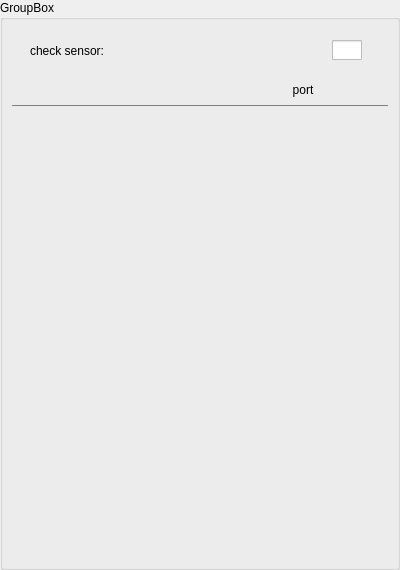
<?xml version="1.0" encoding="UTF-8"?>
<ui version="4.0">
 <class>SensorsForm</class>
 <widget class="QWidget" name="SensorsForm">
  <property name="geometry">
   <rect>
    <x>0</x>
    <y>0</y>
    <width>400</width>
    <height>570</height>
   </rect>
  </property>
  <property name="sizePolicy">
   <sizepolicy hsizetype="Preferred" vsizetype="Preferred">
    <horstretch>0</horstretch>
    <verstretch>0</verstretch>
   </sizepolicy>
  </property>
  <property name="minimumSize">
   <size>
    <width>250</width>
    <height>0</height>
   </size>
  </property>
  <property name="maximumSize">
   <size>
    <width>400</width>
    <height>16777215</height>
   </size>
  </property>
  <property name="windowTitle">
   <string notr="true"/>
  </property>
  <layout class="QVBoxLayout" name="verticalLayout_3">
   <property name="leftMargin">
    <number>0</number>
   </property>
   <property name="topMargin">
    <number>0</number>
   </property>
   <property name="rightMargin">
    <number>0</number>
   </property>
   <property name="bottomMargin">
    <number>0</number>
   </property>
   <item>
    <widget class="QGroupBox" name="groupBox">
     <property name="title">
      <string notr="true">GroupBox</string>
     </property>
     <layout class="QVBoxLayout" name="verticalLayout">
      <property name="spacing">
       <number>0</number>
      </property>
      <item>
       <widget class="QWidget" name="widget_head" native="true">
        <property name="sizePolicy">
         <sizepolicy hsizetype="Preferred" vsizetype="Fixed">
          <horstretch>0</horstretch>
          <verstretch>0</verstretch>
         </sizepolicy>
        </property>
        <property name="minimumSize">
         <size>
          <width>0</width>
          <height>46</height>
         </size>
        </property>
        <property name="maximumSize">
         <size>
          <width>16777215</width>
          <height>46</height>
         </size>
        </property>
        <layout class="QHBoxLayout" name="horizontalLayout_2">
         <property name="leftMargin">
          <number>18</number>
         </property>
         <property name="rightMargin">
          <number>20</number>
         </property>
         <property name="bottomMargin">
          <number>12</number>
         </property>
         <item>
          <widget class="QLabel" name="label">
           <property name="text">
            <string>check sensor:</string>
           </property>
          </widget>
         </item>
         <item>
          <widget class="QCheckBox" name="checkBox_sensorEn">
           <property name="enabled">
            <bool>true</bool>
           </property>
           <property name="sizePolicy">
            <sizepolicy hsizetype="Fixed" vsizetype="Fixed">
             <horstretch>0</horstretch>
             <verstretch>0</verstretch>
            </sizepolicy>
           </property>
           <property name="styleSheet">
            <string notr="true">QCheckBox::indicator {
        width: 30px;
        height: 20px;
}
QCheckBox::indicator:checked
{	
	image: url(:/img/image/button/slidebutton_checked.png);
}
QCheckBox::indicator:unchecked
{
	image: url(:/img/image/button/slidebutton_unchecked.png);
}</string>
           </property>
           <property name="text">
            <string/>
           </property>
          </widget>
         </item>
        </layout>
       </widget>
      </item>
      <item>
       <widget class="QWidget" name="widget_title" native="true">
        <property name="sizePolicy">
         <sizepolicy hsizetype="Preferred" vsizetype="Fixed">
          <horstretch>0</horstretch>
          <verstretch>0</verstretch>
         </sizepolicy>
        </property>
        <property name="minimumSize">
         <size>
          <width>0</width>
          <height>30</height>
         </size>
        </property>
        <property name="maximumSize">
         <size>
          <width>16777215</width>
          <height>30</height>
         </size>
        </property>
        <layout class="QHBoxLayout" name="horizontalLayout">
         <property name="spacing">
          <number>10</number>
         </property>
         <property name="topMargin">
          <number>0</number>
         </property>
         <property name="rightMargin">
          <number>20</number>
         </property>
         <property name="bottomMargin">
          <number>0</number>
         </property>
         <item>
          <widget class="QLabel" name="label_4">
           <property name="text">
            <string/>
           </property>
           <property name="alignment">
            <set>Qt::AlignCenter</set>
           </property>
          </widget>
         </item>
         <item>
          <widget class="QLabel" name="label_5">
           <property name="sizePolicy">
            <sizepolicy hsizetype="Fixed" vsizetype="Preferred">
             <horstretch>0</horstretch>
             <verstretch>0</verstretch>
            </sizepolicy>
           </property>
           <property name="minimumSize">
            <size>
             <width>50</width>
             <height>0</height>
            </size>
           </property>
           <property name="maximumSize">
            <size>
             <width>50</width>
             <height>16777215</height>
            </size>
           </property>
           <property name="text">
            <string>port</string>
           </property>
           <property name="alignment">
            <set>Qt::AlignCenter</set>
           </property>
          </widget>
         </item>
         <item>
          <widget class="QLabel" name="label_6">
           <property name="sizePolicy">
            <sizepolicy hsizetype="Fixed" vsizetype="Preferred">
             <horstretch>0</horstretch>
             <verstretch>0</verstretch>
            </sizepolicy>
           </property>
           <property name="minimumSize">
            <size>
             <width>30</width>
             <height>0</height>
            </size>
           </property>
           <property name="maximumSize">
            <size>
             <width>30</width>
             <height>16777215</height>
            </size>
           </property>
           <property name="sizeIncrement">
            <size>
             <width>30</width>
             <height>0</height>
            </size>
           </property>
           <property name="baseSize">
            <size>
             <width>30</width>
             <height>0</height>
            </size>
           </property>
           <property name="text">
            <string/>
           </property>
           <property name="alignment">
            <set>Qt::AlignCenter</set>
           </property>
          </widget>
         </item>
        </layout>
       </widget>
      </item>
      <item>
       <widget class="QLabel" name="label_2">
        <property name="sizePolicy">
         <sizepolicy hsizetype="Expanding" vsizetype="Fixed">
          <horstretch>0</horstretch>
          <verstretch>0</verstretch>
         </sizepolicy>
        </property>
        <property name="minimumSize">
         <size>
          <width>0</width>
          <height>1</height>
         </size>
        </property>
        <property name="maximumSize">
         <size>
          <width>16777215</width>
          <height>1</height>
         </size>
        </property>
        <property name="styleSheet">
         <string notr="true">background-color: gray;</string>
        </property>
        <property name="text">
         <string/>
        </property>
       </widget>
      </item>
      <item>
       <widget class="QWidget" name="portListBox" native="true">
        <layout class="QVBoxLayout" name="listLayout">
         <property name="leftMargin">
          <number>0</number>
         </property>
         <property name="rightMargin">
          <number>0</number>
         </property>
         <item>
          <spacer name="verticalSpacer">
           <property name="orientation">
            <enum>Qt::Vertical</enum>
           </property>
           <property name="sizeHint" stdset="0">
            <size>
             <width>20</width>
             <height>220</height>
            </size>
           </property>
          </spacer>
         </item>
        </layout>
       </widget>
      </item>
     </layout>
    </widget>
   </item>
  </layout>
 </widget>
 <resources/>
 <connections/>
</ui>
